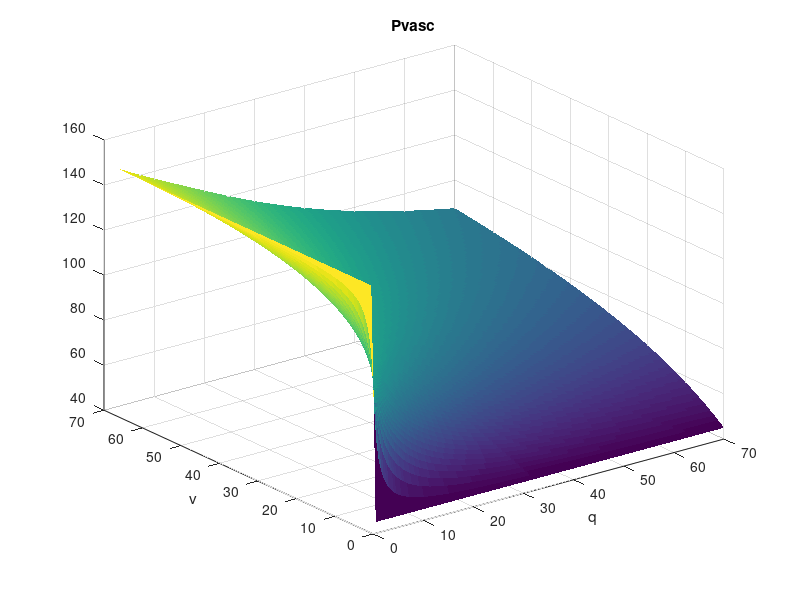
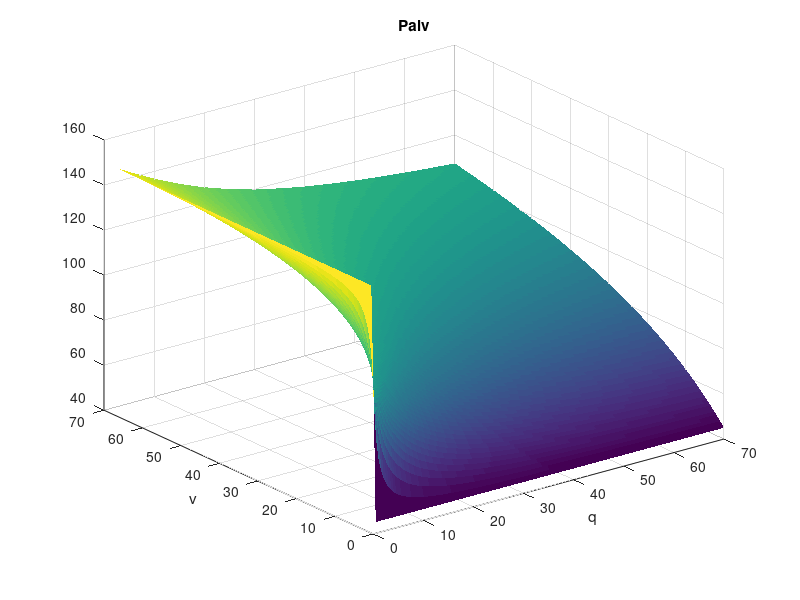
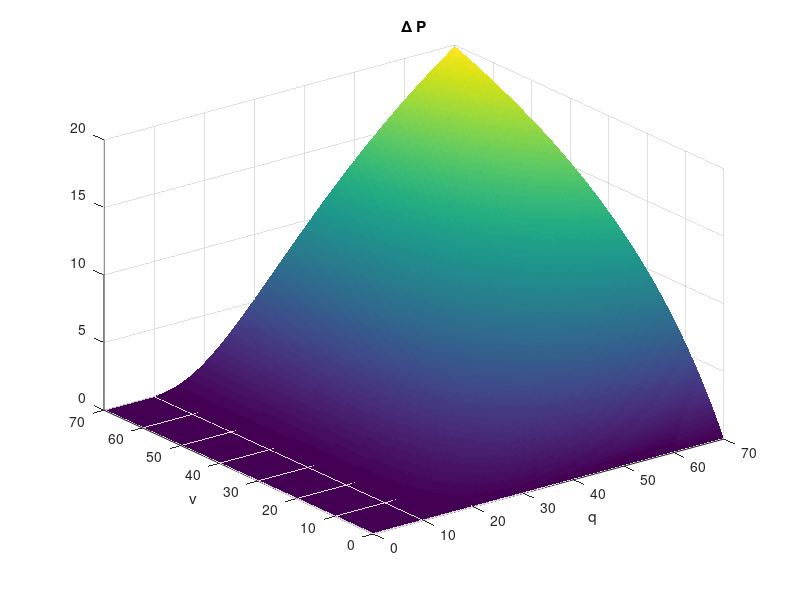
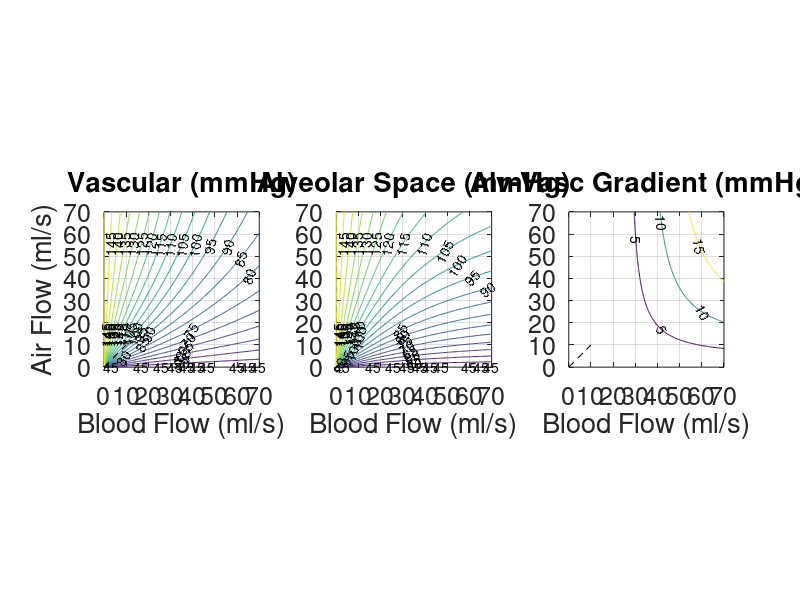

Here is the MATLAB script that generated these plots, in order: (Note: this script raises an error after producing the figures.)
clear; close all; clc;
% This script solves Model A and saves results into a .mat file + generates
% fun animated .gifs to show how the diffusion parameter affects model
% behavior

%%% parameters
D     = 80;   %apparent diffusion (ml/s)
Pair  = 150; %atmospheric oxygen partial pressure (mmHg)
Pin   = 45;  %mixed venous oxygen partial pressure - pulmonary inlet (mmHg)
Vvasc = 1;   %volume of vascular space (ml)
Valv  = 1;   %alveolar volume (ml)

Vp = 5; %ventilation flow (ml/s)
Qp = 5; %blood flow (ml/s)

% load('ModelC_optimization_results.mat','D_opt')
% D = D_opt;

par = [D Pair Pin Vvasc Valv Vp  Qp]; %parameters vector for ODE system

%%% grid for contour plot
de = 0.5;
q  = 0:de:70;
v  = 0:de:70;
[Q,V] = meshgrid(q,v);

Dv = 0.1:0.1:10; %vector of diffusion parameters to explore
Dpvasc = zeros(length(v),length(q),length(Dv));
Dpalv  = zeros(length(v),length(q),length(Dv));
Ddpac  = zeros(length(v),length(q),length(Dv));

% computing contour plot
palv  = (Pin*Q.*(exp(-D./Q)-1)-Pair*V)./(Q.*(exp(-D./Q)-1)-V);
pvasc = palv + (Pin-palv).*exp(-D./Q);
dpac  = palv - pvasc;

% contour plots for vector of diffusion parameters to explore
for j = 1:length(Dv)
    Dpalv(:,:,j)  = (Pin*Q.*(exp(-Dv(j)./Q)-1)-V.*Pair)./(Q.*(exp(-Dv(j)./Q)-1)-V);
    Dpvasc(:,:,j) = Dpalv(:,:,j) + (Pin-Dpalv(:,:,j)).*exp(-Dv(j)./Q);
    Ddpac(:,:,j)  = Dpalv(:,:,j) - Dpvasc(:,:,j);
end

save('ModelC_results.mat')

figure;
surf(Q,V,pvasc, 'EdgeColor','none')
title('Pvasc')
xlabel('q')
ylabel('v')
% set(gca,'zscale','log')
% axis equal

figure;
surf(Q,V,palv, 'EdgeColor','none')
title('Palv')
xlabel('q')
ylabel('v')
% set(gca,'zscale','log')
% axis equal

figure;
surf(Q,V,dpac, 'EdgeColor','none')
title('\Delta P')
xlabel('q')
ylabel('v')
% set(gca,'zscale','log')
% axis equal

CON = -30:5:150;
x = 0:10;
figure; % Contour Plot
subplot(1,3,1)
contour(Q,V,pvasc,CON,'ShowText','on')
hold on
plot(x,x,'k--')
set(gca,'fontsize',18)
title('Vascular (mmHg)')
xlabel('Blood Flow (ml/s)')
ylabel('Air Flow (ml/s)')
axis equal
grid on

subplot(1,3,2)
contour(Q,V,palv,CON,'ShowText','on')
hold on
plot(x,x,'k--')
set(gca,'fontsize',18)
title('Alveolar Space (mmHg)')
xlabel('Blood Flow (ml/s)')
axis equal
grid on

subplot(1,3,3)
contour(Q,V,dpac,CON,'ShowText','on')
hold on
plot(x,x,'k--')
set(gca,'fontsize',18)
title('Alv-Vasc Gradient (mmHg)')
xlabel('Blood Flow (ml/s)')
axis equal
grid on

%%%%%%%%%%%%%%%%%%%%%%%%%%%%%%%%%%%%%%%%%%%%
%%% big old plots
% figure; % Contour Plot
% subplot(3,3,1)
% contour(Q,V,squeeze(Dpvasc(:,:,1)),CON,'ShowText','on')
% hold on
% plot(x,x,'k--')
% set(gca,'fontsize',18)
% title('Vascular (mmHg)')
% ylabel('Air Flow (ml/s)')
% axis equal
% grid on
% 
% subplot(3,3,2)
% contour(Q,V,squeeze(Dpalv(:,:,1)),CON,'ShowText','on')
% hold on
% plot(x,x,'k--')
% set(gca,'fontsize',18)
% title('Alveolar Space (mmHg)')
% axis equal
% grid on
% 
% subplot(3,3,3)
% contour(Q,V,squeeze(Ddpac(:,:,1)),CON,'ShowText','on')
% hold on
% plot(x,x,'k--')
% set(gca,'fontsize',18)
% title('Alv-Vasc Gradient (mmHg)')
% axis equal
% grid on
% 
% subplot(3,3,4)
% contour(Q,V,squeeze(Dpvasc(:,:,2)),CON,'ShowText','on')
% hold on
% plot(x,x,'k--')
% set(gca,'fontsize',18)
% ylabel('Air Flow (ml/s)')
% axis equal
% grid on
% 
% subplot(3,3,5)
% contour(Q,V,squeeze(Dpalv(:,:,2)),CON,'ShowText','on')
% hold on
% plot(x,x,'k--')
% set(gca,'fontsize',18)
% axis equal
% grid on
% 
% subplot(3,3,6)
% contour(Q,V,squeeze(Ddpac(:,:,2)),CON,'ShowText','on')
% hold on
% plot(x,x,'k--')
% set(gca,'fontsize',18)
% axis equal
% grid on
% 
% subplot(3,3,7)
% contour(Q,V,squeeze(Dpvasc(:,:,3)),CON,'ShowText','on')
% hold on
% plot(x,x,'k--')
% set(gca,'fontsize',18)
% xlabel('Blood Flow (ml/s)')
% ylabel('Air Flow (ml/s)')
% axis equal
% grid on
% 
% subplot(3,3,8)
% contour(Q,V,squeeze(Dpalv(:,:,3)),CON,'ShowText','on')
% hold on
% plot(x,x,'k--')
% set(gca,'fontsize',18)
% xlabel('Blood Flow (ml/s)')
% axis equal
% grid on
% 
% subplot(3,3,9)
% contour(Q,V,squeeze(Ddpac(:,:,3)),CON,'ShowText','on')
% hold on
% plot(x,x,'k--')
% set(gca,'fontsize',18)
% xlabel('Blood Flow (ml/s)')
% axis equal
% grid on

%%% making gifs
CON = -30:5:150;
x = 0:10;
h = figure('units','normalized','outerposition',[0 0 1 1]);
for i = 1:length(Dv) %iterate by size of Dv
    %%%% make contour plots
    cla(gca)
    
    contour(Q,V,squeeze(Dpvasc(:,:,i)),CON,'ShowText','on')
    hold on
    plot(x,x,'k--')
    set(gca,'fontsize',18)
    xlabel('Cardiac Output (ml/s)')
    ylabel('Ventilation Magnitude (ml/s)')
    text(9,1,['D = ', num2str(Dv(i))],'fontsize',18)
    axis equal
    grid on
    
    if i == 1
        gif('ModelC_vasc.gif','DelayTime',1/15) %make gif file
    else
        gif %append frame to gif
    end
    disp(i)
end

h2 = figure('units','normalized','outerposition',[0 0 1 1]);
for i = 1:length(Dv) %iterate by size of Dv
    %%%% make contour plots
    cla(gca)
    
    contour(Q,V,squeeze(Dpalv(:,:,i)),CON,'ShowText','on')
    hold on
    plot(x,x,'k--')
    set(gca,'fontsize',18)
    xlabel('Cardiac Output (ml/s)')
    ylabel('Ventilation Magnitude (ml/s)')
    text(9,1,['D = ', num2str(Dv(i))],'fontsize',18)
    axis equal
    grid on
    
    if i == 1
        gif('ModelC_alv.gif','DelayTime',1/15) %make gif file
    else
        gif %append frame to gif
    end
    disp(i)
end

h3 = figure('units','normalized','outerposition',[0 0 1 1]);
for i = 1:length(Dv) %iterate by size of Dv
    %%%% make contour plots
    cla(gca)
    
    contour(Q,V,squeeze(Ddpac(:,:,i)),CON,'ShowText','on')
    hold on
    plot(x,x,'k--')
    set(gca,'fontsize',18)
    xlabel('Cardiac Output (ml/s)')
    ylabel('Ventilation Magnitude (ml/s)')
    text(9,1,['D = ', num2str(Dv(i))],'fontsize',18)
    axis equal
    grid on
    
    if i == 1
        gif('ModelC_grad.gif','DelayTime',1/15) %make gif file
    else
        gif %append frame to gif
    end
    disp(i)
end
